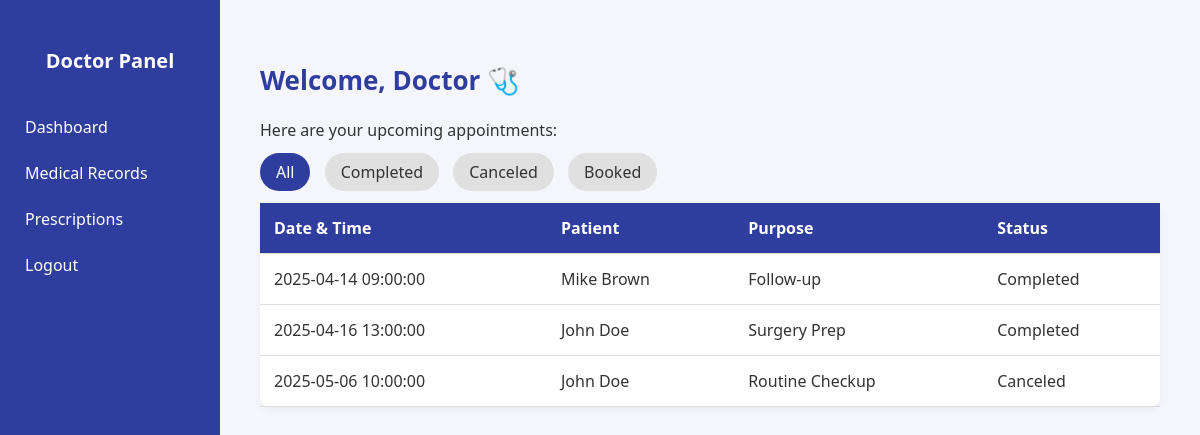
The app's page /pages/doctor-dashboard.php (signed in) with its own data.
### tables this page shows
CREATE TABLE `appointments` (
  `appointment_id` int(11) NOT NULL,
  `patient_id` int(11) NOT NULL,
  `doctor_id` int(11) NOT NULL,
  `appointment_datetime` datetime NOT NULL,
  `purpose` text NOT NULL,
  `status` enum('Booked','Completed','Canceled') NOT NULL
);

CREATE TABLE `users` (
  `user_id` int(11) NOT NULL,
  `username` varchar(50) NOT NULL,
  `password_hash` varchar(255) NOT NULL,
  `role` enum('Patient','Doctor','Admin') NOT NULL,
  `email` varchar(100) NOT NULL,
  `phone_number` varchar(15) NOT NULL,
  `full_name` varchar(100) NOT NULL
);

### pages/doctor-dashboard.php (the view, shortened to what this page needs)
<?php
require_once '../includes/connect-db.php';
$loggedInUserId = $_SESSION['user_id'];
$stmt = $pdo->prepare("SELECT doctor_id FROM doctors WHERE user_id = ?");
$stmt->execute([$loggedInUserId]);
$doctor = $stmt->fetch();
$doctorId = $doctor['doctor_id'];
$filterStatus = $_GET['status'] ?? 'All';
$statusQuery = "";
$params = [$doctorId];
$stmt = $pdo->prepare("SELECT a.*, u.full_name AS patient_name
    FROM appointments a
    JOIN patients p ON a.patient_id = p.patient_id
    JOIN users u ON p.user_id = u.user_id
    WHERE a.doctor_id = ? $statusQuery
    ORDER BY a.appointment_datetime ASC");
$stmt->execute($params);
$appointments = $stmt->fetchAll();
?>
<!DOCTYPE html>
<html lang="en">
<head>
    <link rel="stylesheet" href="../assets/css/style.css">
</head>
<body>
<div class="sidebar">
    <h2>Doctor Panel</h2>
    <a href="doctor-dashboard.php">Dashboard</a>
    <a href="doctor-medical-records.php">Medical Records</a>
	<a href="doctor-prescriptions.php">Prescriptions</a>
    <a href="logout.php">Logout</a>
</div>
<div class="main-content">
    <h2>Welcome, Doctor 🩺</h2>
    <p>Here are your upcoming appointments:</p>
    <div class="filter-buttons">
        <a href="?status=All" class="<?= $filterStatus === 'All' ? 'active' : '' ?>">All</a>
        <a href="?status=Completed" class="<?= $filterStatus === 'Completed' ? 'active' : '' ?>">Completed</a>
        <a href="?status=Canceled" class="<?= $filterStatus === 'Canceled' ? 'active' : '' ?>">Canceled</a>
        <a href="?status=Booked" class="<?= $filterStatus === 'Booked' ? 'active' : '' ?>">Booked</a>
    </div>
    <table>
        <thead>
        <tr>
            <th>Date & Time</th>
            <th>Patient</th>
            <th>Purpose</th>
            <th>Status</th>
        </tr>
        </thead>
        <tbody>
        <?php if ($appointments): ?>
            <?php foreach ($appointments as $appointment): ?>
                <tr>
                    <td><?= htmlspecialchars($appointment['appointment_datetime']) ?></td>
                    <td><?= htmlspecialchars($appointment['patient_name']) ?></td>
                    <td><?= htmlspecialchars($appointment['purpose']) ?></td>
                    <td><?= htmlspecialchars($appointment['status']) ?></td>
                </tr>
            <?php endforeach; ?>
        <?php else: ?>
            <tr><td colspan="4">No appointments found.</td></tr>
        <?php endif; ?>
        </tbody>
    </table>
</div>
</body>
</html>

### assets/css/style.css (style rules this page uses)
body { margin: 0; font-family: 'Segoe UI', Tahoma, Geneva, Verdana, sans-serif; background-color: #f7f9fc; color: #333; }

### pages/doctor-dashboard.php (style rules this page uses)
body { margin: 0; font-family: 'Segoe UI', sans-serif; background-color: #f4f6fc; }
.sidebar { width: 220px; background-color: #2f3e9e; height: 100vh; position: fixed; top: 0; left: 0; padding-top: 30px; color: white; }
.sidebar h2 { text-align: center; font-size: 20px; margin-bottom: 30px; }
.sidebar a { display: block; color: white; padding: 12px 25px; text-decoration: none; transition: 0.3s; }
.main-content { margin-left: 220px; padding: 40px; }
.main-content h2 { font-size: 26px; color: #2f3e9e; }
.filter-buttons { margin: 20px 0; }
.filter-buttons a { padding: 8px 16px; margin-right: 10px; background-color: #e0e0e0; border-radius: 20px; text-decoration: none; color: #333; font-weight: 500; }
.filter-buttons a.active { background-color: #2f3e9e; color: white; }
table { width: 100%; border-collapse: collapse; margin-top: 20px; background: white; border-radius: 10px; box-shadow: 0 2px 8px rgba(0,0,0,0.05); }
th, td { padding: 14px; text-align: left; border-bottom: 1px solid #ddd; }
th { background-color: #2f3e9e; color: white; }

### records on screen
appointments: appointment_datetime "2025-04-14 09:00:00", users.full_name "Mike Brown", purpose "Follow-up", status "Completed"
appointments: appointment_datetime "2025-04-16 13:00:00", users.full_name "John Doe", purpose "Surgery Prep", status "Completed"
appointments: appointment_datetime "2025-05-06 10:00:00", users.full_name "John Doe", purpose "Routine Checkup", status "Canceled"
